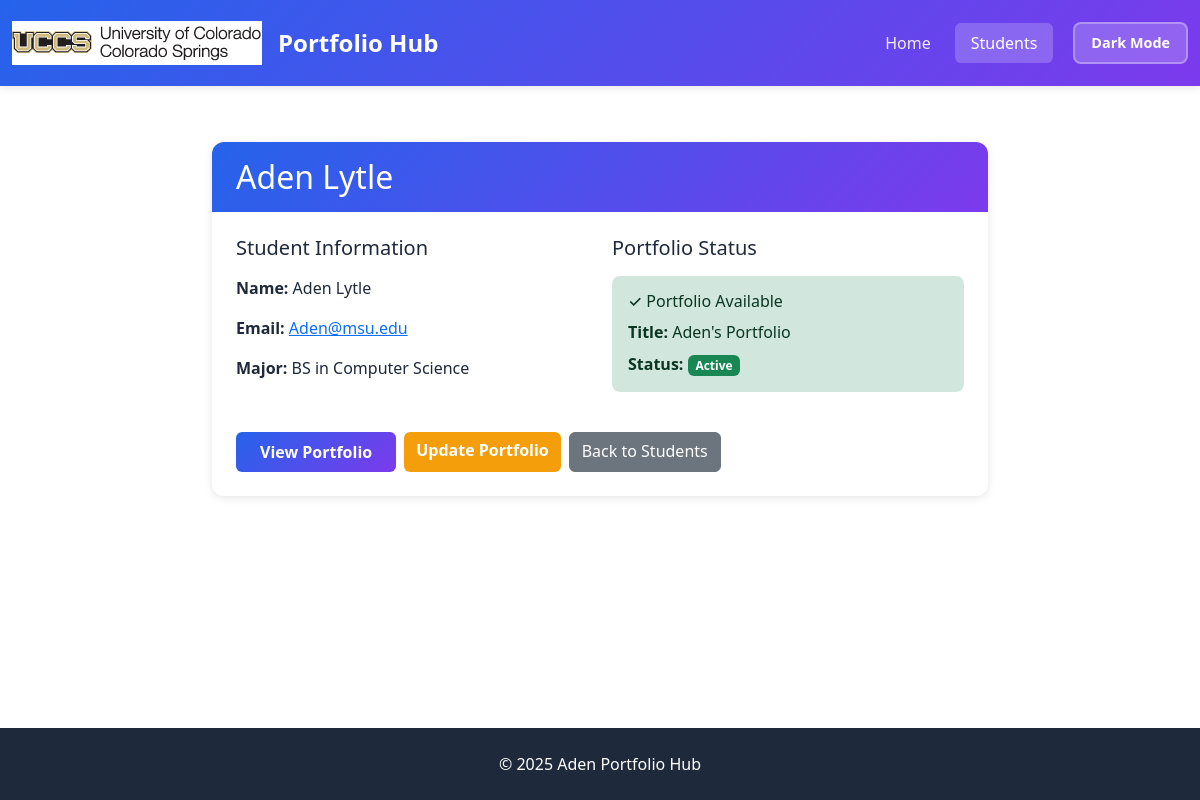
/student/4/, run on the app's committed database.
### portfolio_app/models.py (models this page shows, shortened)
class Student(models.Model):
    MAJOR = (
        ('CSCI-BS', 'BS in Computer Science'),
        ('CPEN-BS', 'BS in Computer Engineering'),
        ('BIGD-BI', 'BI in Game Design and Development'),
        ('BICS-BI', 'BI in Computer Science'),
        ('BISC-BI', 'BI in Computer Security'),
        ('CSCI-BA', 'BA in Computer Science'),
        ('DASE-BS', 'BS in Data Analytics and Systems Engineering')
    )
    name = models.CharField(max_length=200)
    email = models.CharField("MSU Email", max_length=200)
    major = models.CharField(max_length=200, choices=MAJOR)
    portfolio = models.OneToOneField(
        Portfolio,
        on_delete=models.CASCADE,
        null=True, blank=True,
        related_name='student',
    )

class Portfolio(models.Model):
    title = models.CharField(max_length=200)
    contact_email = models.CharField(max_length=200)
    is_active = models.BooleanField(default=False)
    about = models.CharField(blank=True)

### portfolio_app/views.py (the view)
# urls.py: path('student/<int:id>/', views.student_detail, name='student-detail'),
def student_detail(request, id):
    student = get_object_or_404(Student, id=id)
    context = {
        'student': student,
    }
    return render(request, 'portfolio_app/student_detail.html', context)

### portfolio_app/templates/portfolio_app/student_detail.html (shortened to what this page needs)
{% extends "portfolio_app/base_template.html" %}
{% block content %}
<div class="py-4">
  <div class="row justify-content-center">
    <div class="col-lg-8">
      <div class="card">
        <div class="card-header">
          <h2 class="mb-0">{{ student.name }}</h2>
        </div>
        <div class="card-body">
          <div class="row">
            <div class="col-md-6">
              <h5 class="mb-3">Student Information</h5>
              <p><strong>Name:</strong> {{ student.name }}</p>
              <p><strong>Email:</strong>
                <a href="mailto:{{ student.email }}">{{ student.email }}</a>
              </p>
              <p><strong>Major:</strong> {{ student.get_major_display }}</p>
            </div>
            <div class="col-md-6">
              <h5 class="mb-3">Portfolio Status</h5>
              {% if student.portfolio %}
                <div class="alert alert-success" role="alert">
                  <h6 class="alert-heading">✓ Portfolio Available</h6>
                  <p class="mb-2"><strong>Title:</strong> {{ student.portfolio.title }}</p>
                  <p class="mb-0"><strong>Status:</strong>
                    {% if student.portfolio.is_active %}
                      <span class="badge bg-success">Active</span>
                    {% else %}
                      <span class="badge bg-secondary">Inactive</span>
                    {% endif %}
                  </p>
                </div>
              {% else %}
                <div class="alert alert-info" role="alert">
                  <h6 class="alert-heading">No Portfolio</h6>
                  <p class="mb-0">This student hasn't created a portfolio yet.</p>
                </div>
              {% endif %}
            </div>
          </div>
          <div class="mt-4 d-flex gap-2">
            {% if student.portfolio %}
              <a href="{% url 'portfolio-detail' student.portfolio.id %}"
                 class="btn btn-primary">View Portfolio</a>
              <a href="{% url 'portfolio-update' student.portfolio.id %}"
                 class="btn btn-warning">Update Portfolio</a>
            {% endif %}
            <a href="{% url 'student-list' %}" class="btn btn-secondary">Back to Students</a>
          </div>
        </div>
      </div>
    </div>
  </div>
</div>
{% endblock %}

### portfolio_app/templates/portfolio_app/base_template.html (style rules this page uses)
:root { --primary-color: #2563eb; --secondary-color: #7c3aed; --accent-color: #f59e0b; --dark-bg: #1e293b; }
body { --bg-color: #ffffff; --text-color: #1e293b; --card-bg: #ffffff; --card-border: #e2e8f0; --input-bg: #ffffff; --input-border: #e2e8f0; --footer-bg: #1e293b; --footer-text: #ffffff; --light-text: #64748b; }
body { min-height: 100vh; display: flex; flex-direction: column; background-color: var(--bg-color); color: var(--text-color); transition: background-color 0.3s, color 0.3s; }
.btn-primary { background: linear-gradient(135deg, var(--primary-color), var(--secondary-color)); border: none; font-weight: 600; padding: 0.5rem 1.5rem; transition: transform 0.2s, box-shadow 0.3s; }
.btn-warning { background-color: var(--accent-color); border: none; color: white; font-weight: 600; }
.card { border: none; border-radius: 12px; box-shadow: 0 2px 8px rgba(0,0,0,0.1); transition: transform 0.3s, box-shadow 0.3s; overflow: hidden; background-color: var(--card-bg); color: var(--text-color); }
.card-header { background: linear-gradient(135deg, var(--primary-color), var(--secondary-color)); color: white; font-weight: 600; padding: 1rem 1.5rem; border: none; }
.card-body { padding: 1.5rem; }
.alert { border-radius: 8px; border: none; font-weight: 500; }

### data on the page
Student: name "Aden Lytle", email "Aden@msu.edu", major "BS in Computer Science", portfolio "Aden's Portfolio"
